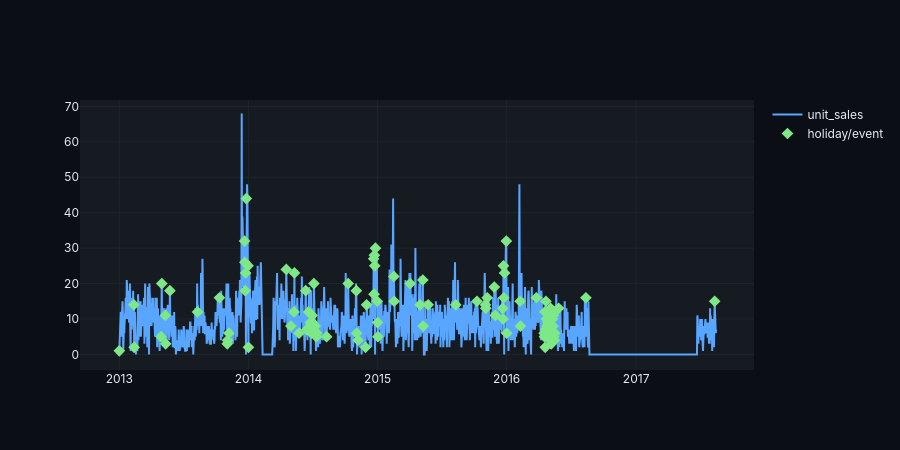

The notebook cell saved with this chart:
### Code cell
holiday = ts[ts["is_holiday_or_event"] == True]  # noqa: E712

fig = go.Figure()

fig.add_trace(
    go.Scatter(x=ts.index, y=ts["unit_sales"], mode="lines", name="unit_sales")
)

fig.add_trace(
    go.Scatter(
        x=holiday.index,
        y=holiday["unit_sales"],
        mode="markers",
        name="holiday/event",
        marker={"size": 9, "symbol": "diamond"},
    )
)

fig.update_layout(height=450)
fig.show()
